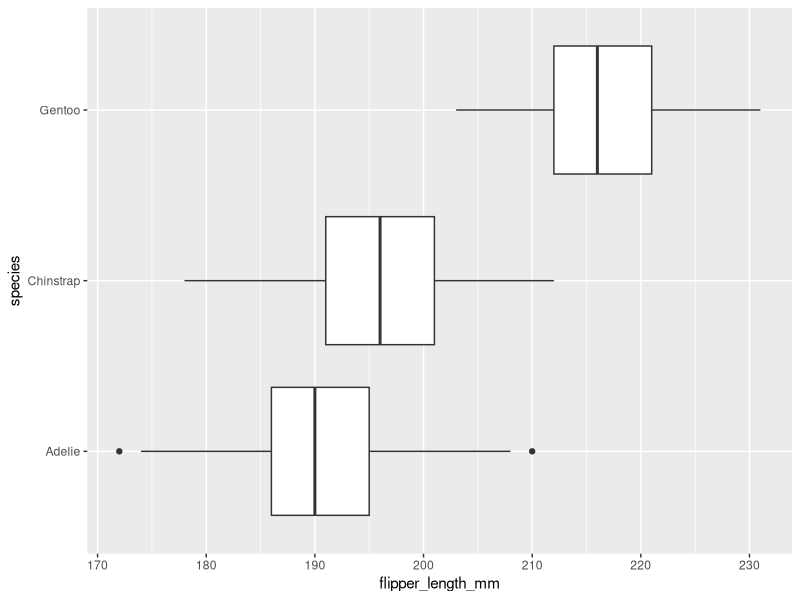
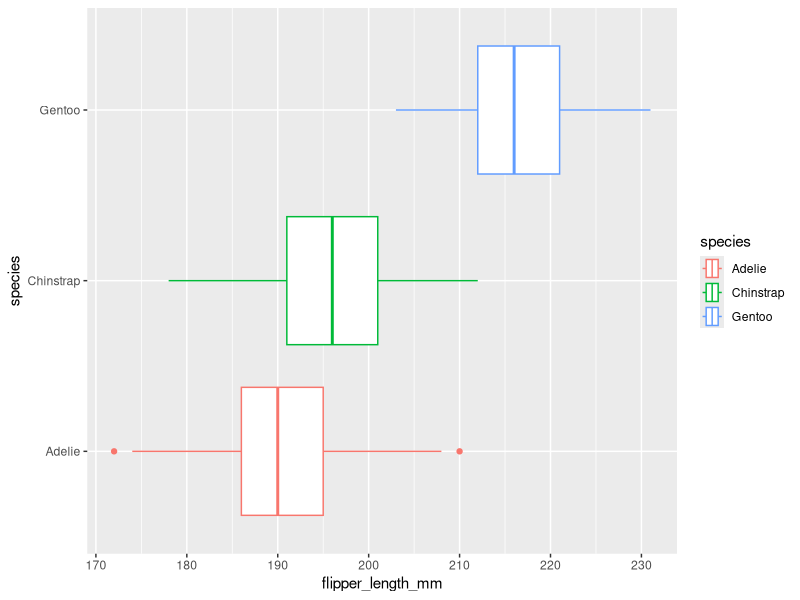
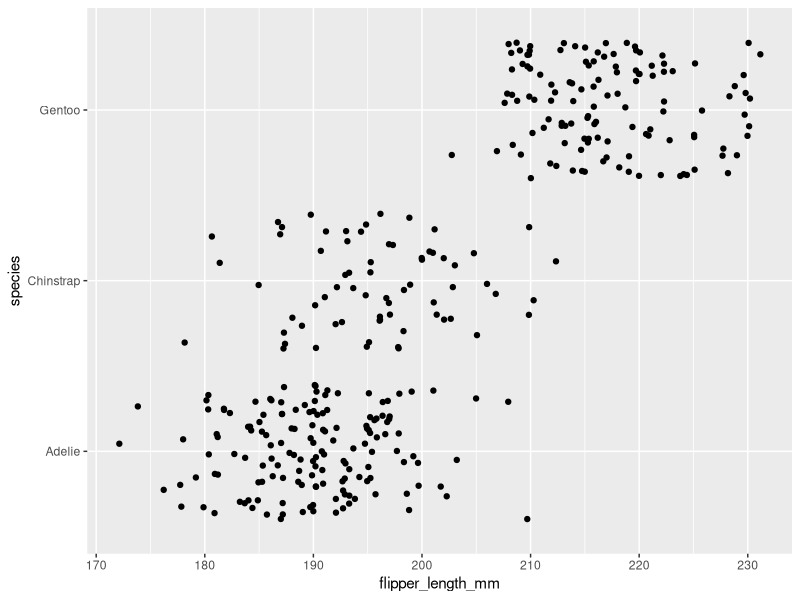
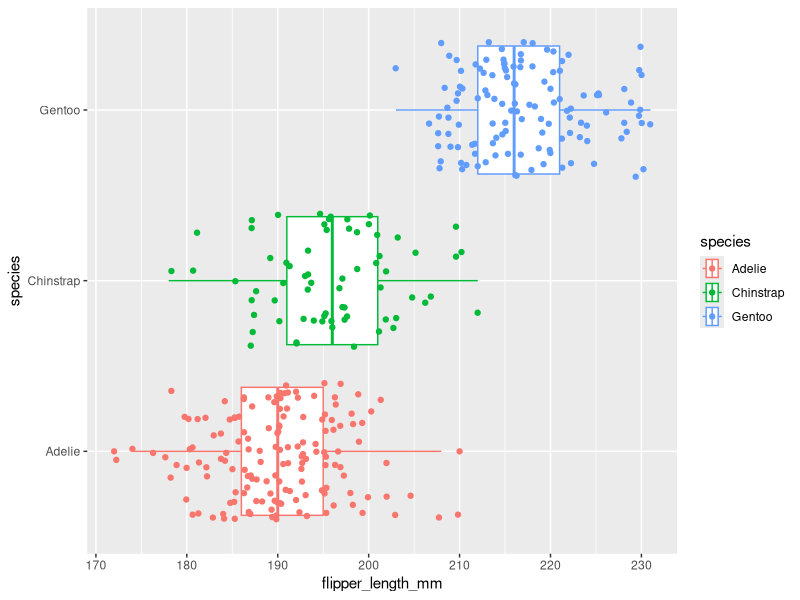
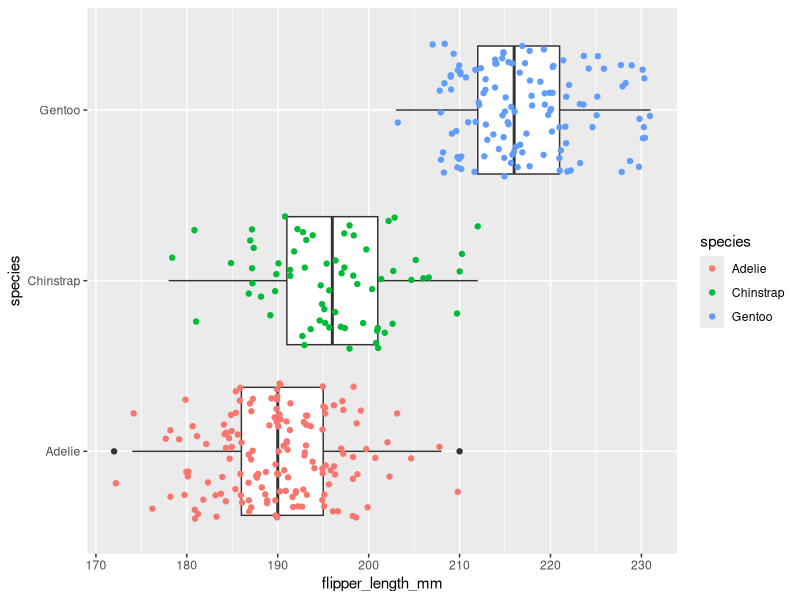
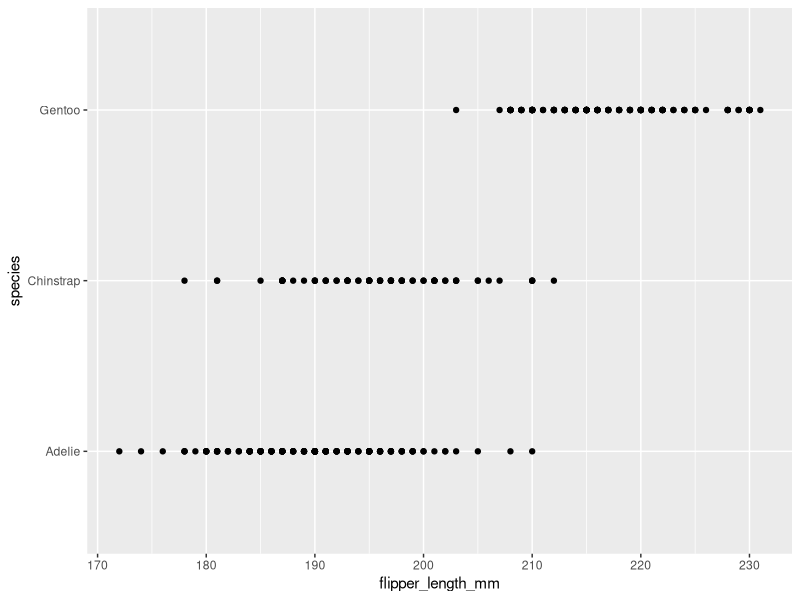
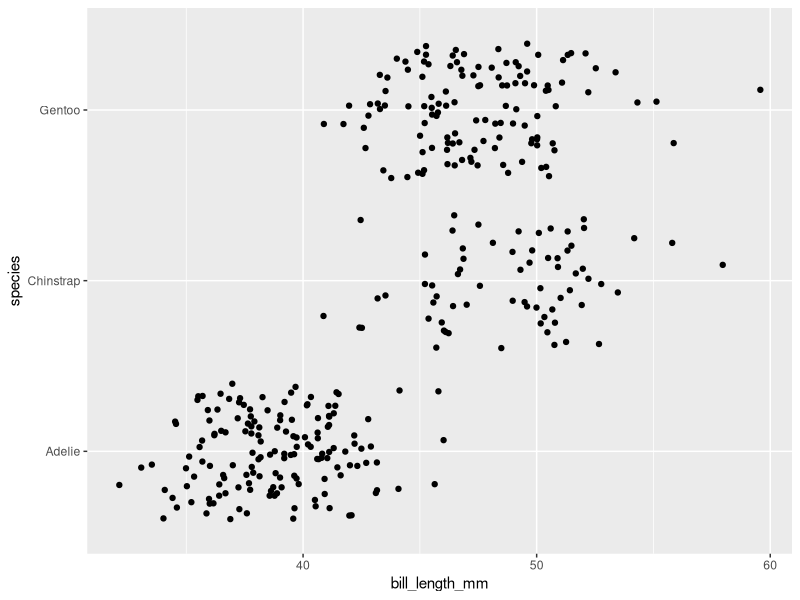
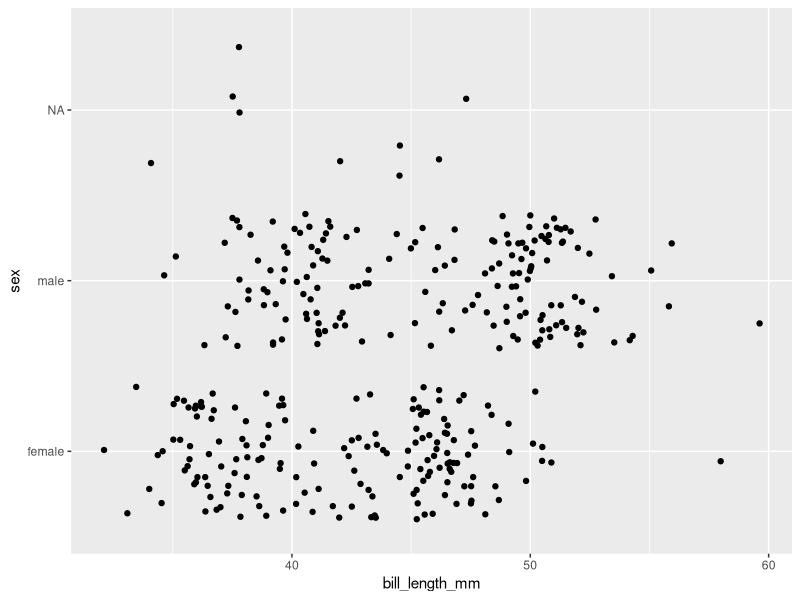

R code for these plots, in order:
## ---- chunk 1
knitr::opts_chunk$set(error = TRUE)
## ---- chunk 2
library(palmerpenguins)
penguins
## ---- chunk 3
library(ggplot2)
## ---- chunk 4
ggplot(data = penguins, mapping = aes(x = flipper_length_mm, y = species)) +
  geom_boxplot()
## ---- chunk 5
ggplot(data = penguins, mapping = aes(x = flipper_length_mm, y = species, color = species)) +
  geom_boxplot()
## ---- chunk 6
ggplot(data = penguins, mapping = aes(x = flipper_length_mm, y = species, position = "jitter")) +
  geom_jitter()
## ---- chunk 7

ggplot(data = penguins, mapping = aes(x = flipper_length_mm, y = species, color = species, position = "jitter")) +
  geom_boxplot() + geom_jitter()

## ---- chunk 8
ggplot(data = penguins, mapping = aes(x = flipper_length_mm, y = species, position = "jitter")) +
  geom_boxplot() + geom_jitter(aes(color = species)) #added the color aesthetic to the jitters only

## ---- chunk 9
ggplot(data = penguins) + geom_point(mapping = aes(x = flipper_length_mm, y = species, position = "jitter")) 
## ---- chunk 10
ggplot(data = penguins, mapping = aes(x = bill_length_mm, y = species)) +
  geom_jitter()
## ---- chunk 11
ggplot(data = penguins, mapping = aes(x = bill_length_mm, y = sex)) +
  geom_jitter()
## ---- chunk 12
ggplot(data = penguins, mapping = aes(x = bill_length_mm, y = island)) +
  geom_jitter()
## ---- chunk 13

## ---- chunk 14

## ---- chunk 15

